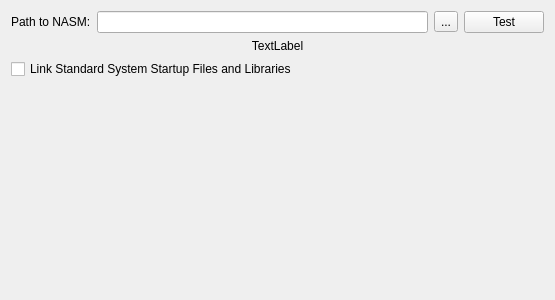
<?xml version="1.0" encoding="UTF-8"?>
<ui version="4.0">
 <class>CompilerNASMWidget</class>
 <widget class="QWidget" name="CompilerNASMWidget">
  <property name="geometry">
   <rect>
    <x>0</x>
    <y>0</y>
    <width>555</width>
    <height>300</height>
   </rect>
  </property>
  <property name="windowTitle">
   <string>Git</string>
  </property>
  <layout class="QGridLayout" name="gridLayout">
   <item row="3" column="0" colspan="4">
    <widget class="QCheckBox" name="chkLinkStdlib">
     <property name="text">
      <string>Link Standard System Startup Files and Libraries</string>
     </property>
    </widget>
   </item>
   <item row="0" column="0">
    <widget class="QLabel" name="label">
     <property name="text">
      <string>Path to NASM:</string>
     </property>
    </widget>
   </item>
   <item row="4" column="0">
    <spacer name="verticalSpacer">
     <property name="orientation">
      <enum>Qt::Vertical</enum>
     </property>
     <property name="sizeHint" stdset="0">
      <size>
       <width>20</width>
       <height>40</height>
      </size>
     </property>
    </spacer>
   </item>
   <item row="0" column="2">
    <widget class="QToolButton" name="btnBrowserNASM">
     <property name="toolTip">
      <string>Browse</string>
     </property>
     <property name="text">
      <string>...</string>
     </property>
    </widget>
   </item>
   <item row="1" column="0" colspan="4">
    <widget class="QLabel" name="lblNASMInfo">
     <property name="text">
      <string>TextLabel</string>
     </property>
     <property name="alignment">
      <set>Qt::AlignCenter</set>
     </property>
    </widget>
   </item>
   <item row="0" column="3">
    <widget class="QPushButton" name="btnTestNASM">
     <property name="text">
      <string>Test</string>
     </property>
    </widget>
   </item>
   <item row="0" column="1">
    <widget class="QLineEdit" name="txtNASMPath"/>
   </item>
  </layout>
 </widget>
 <tabstops>
  <tabstop>txtNASMPath</tabstop>
  <tabstop>btnBrowserNASM</tabstop>
  <tabstop>btnTestNASM</tabstop>
 </tabstops>
 <resources/>
 <connections/>
</ui>
